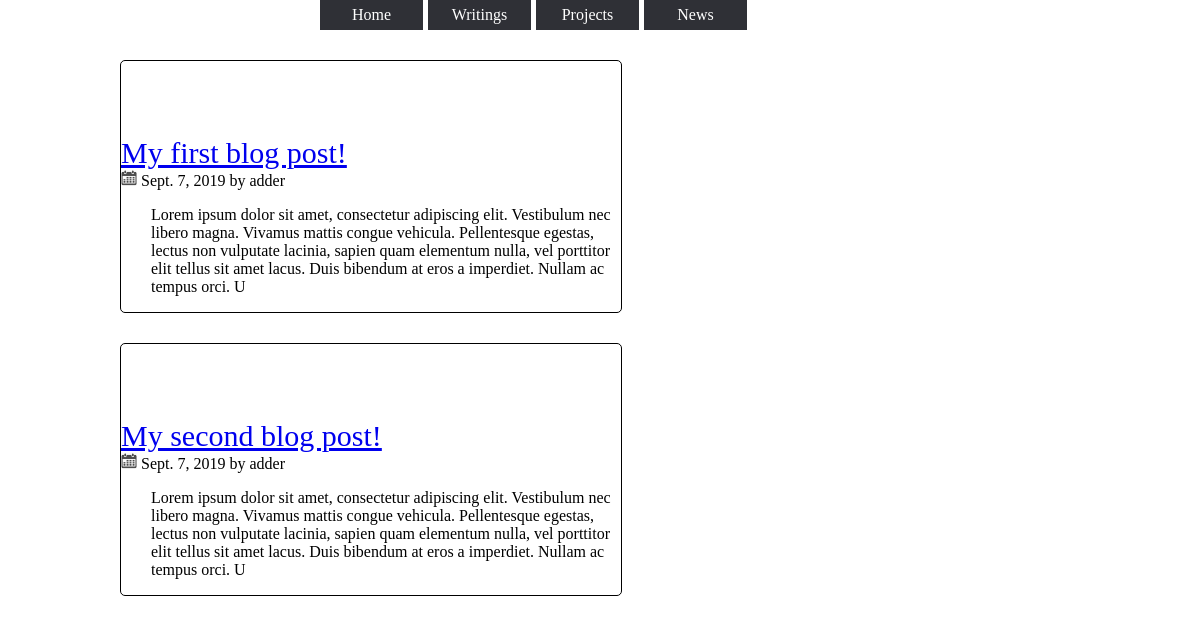
/blog/, run on an earlier commit of the app's database.
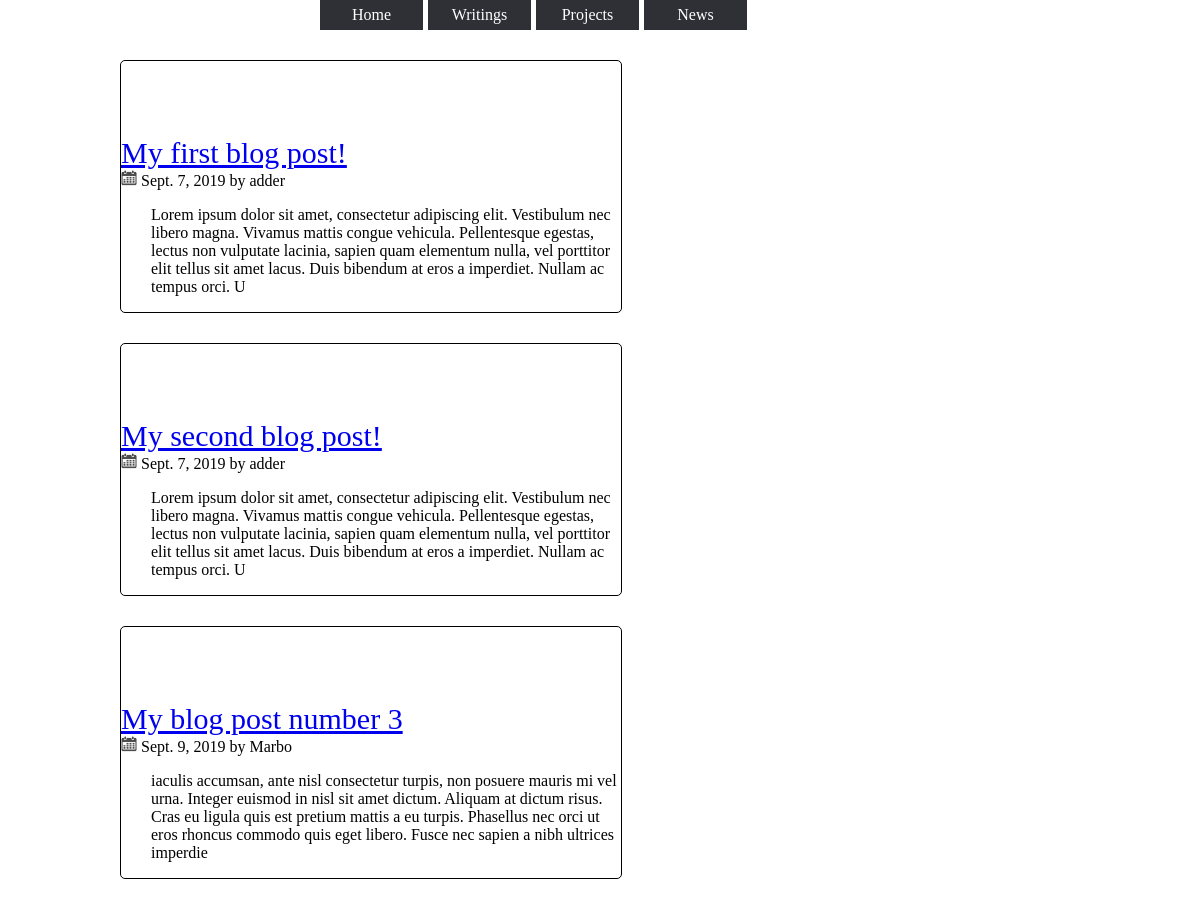
And on a later commit of the database.
### blog/models.py (models this page shows)
class Article(models.Model):
    title = models.CharField(max_length=120)
    author = models.CharField(max_length=50)
    content = models.TextField()
    date = models.DateField(auto_now=True)
    def get_absolute_url(self):
        return reverse('articles:article-detail', kwargs={'id': self.id})

### blog/views.py (the view)
# urls.py: path('', ArticleListView.as_view(), name='article-list'),
class ArticleListView(ListView):
    template_name = 'articles/article_list.html'
    queryset = Article.objects.all()

### blog/templates/articles/article_list.html
{% extends 'pages/base.html' %}
{% load static %}
{% block content %}
{% for instance in object_list %}
    <div class='article'>
        <p class='article-title'><a href="{{ instance.get_absolute_url }}">{{ instance.title }}</a></p>
        <p class='article-info'><img src="{% static 'blog/calendar.png' %}" alt="time" width='16' height='16'>&nbsp{{ instance.date }} by {{ instance.author }}</p>
        <p class="article-content">{{ instance.content|slice:":300" }}</p>
    </div>
{% endfor %}
{% endblock %}

### pages/templates/pages/base.html (shortened to what this page needs)
{% load static %}
<!DOCTYPE html>
<html>
<head>
    <link rel="stylesheet" href="{% static 'pages/home.css' %}" />
    <link rel="stylesheet" href="{% static 'pages/navbar.css' %}" />
    <link rel="stylesheet" href="{% static 'blog/list.css' %}" />
    <link rel="stylesheet" href="{% static 'blog/detail.css' %}" />
</head>
<body>
    {% include 'pages/navbar.html' %}
    {% block content %}{% endblock %}
</body>
</html>

### pages/templates/pages/navbar.html (shortened to what this page needs)
<nav>
    <ul id="menu">
        <li><a href="/">Home</a></li>
        <li>
            <a href="/blog">Writings</a>
        </li>
        <li>
            <a href="/projects">Projects</a>
        </li>
        <li><a href="/news">News</a></li>
    </ul>
</nav>

### pages/static/pages/home.css (style rules this page uses)
body { max-width: 960px; margin: auto; }
nav { margin: auto; max-width: 560px; }

### pages/static/pages/navbar.css (style rules this page uses)
ul#menu { position: relative; }
ul { list-style-type:none; margin:0; padding:0; }
li { display:inline-block; margin-right: 1px; }
li a { display:block; min-width:103px; height: 30px; text-align: center; line-height: 30px; font-family: "Share Tech Mono"; color: #fff; background: #2f3036; text-decoration: none; }

### blog/static/blog/list.css (style rules this page uses)
.article { border: 1px solid; border-radius: 5px; margin-top: 30px; margin-bottom: 30px; max-width: 500px; }
.article-title { font-family: 'Georgia'; font-size: 30px; margin-left: 30px; }
.article-content { margin-left: 30px; max-width: 500px; }
.article-info { margin-left: 30px; }

### blog/static/blog/detail.css (style rules this page uses)
.article-title { margin: auto; max-width: 560px; margin-top: 75px; }
.article-info { margin: auto; max-width: 560px; }

What changed in the data, as far as the page shows it:
added Article: title "My blog post number 3", date "Sept. 9, 2019", author "Marbo", content "iaculis accumsan, ante nisl consectetur turpis, non posuere mauris mi vel urna. Integer euismod in nisl sit amet dictum. Aliquam at dictum risus. Cras eu ligula quis est pretium mattis a eu turpis. Phasellus nec orci ut eros rhoncus commodo quis eget libero. Fusce nec sapien a nibh ultrices imperdie"
